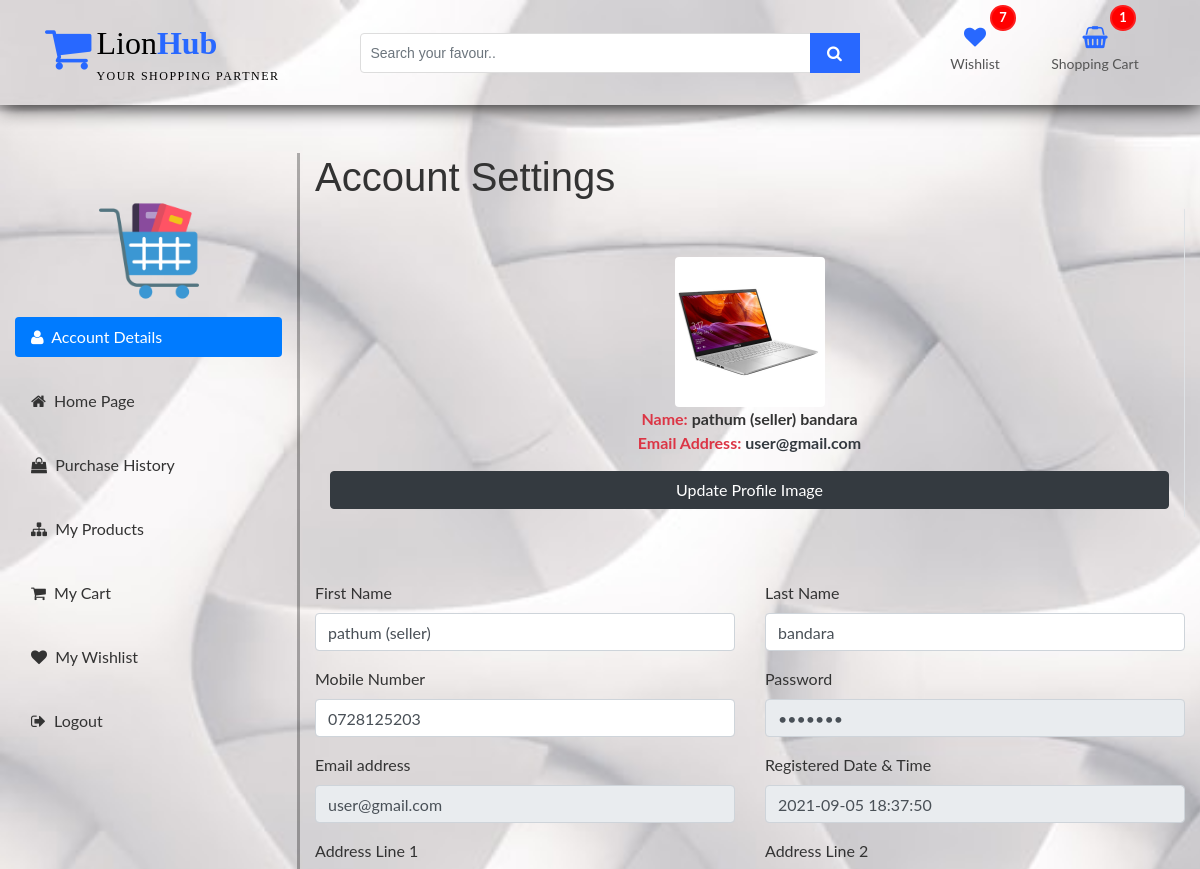
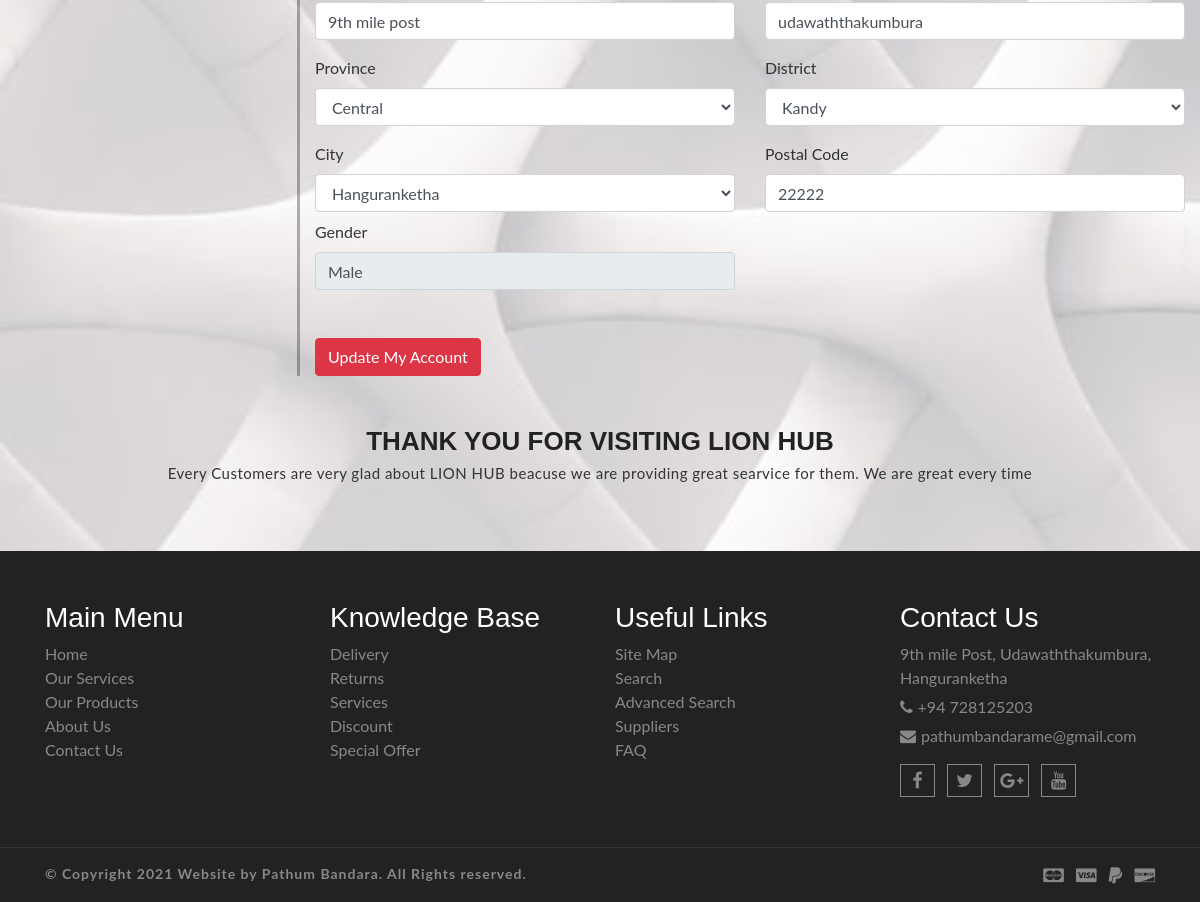
The page /account.php (signed in) on the database its author committed (2 pictures, top to bottom).
### tables this page shows
CREATE TABLE IF NOT EXISTS `profile_img` (
  `code` varchar(50) NOT NULL DEFAULT 'AUTO_INCREMENT',
  `user_email` varchar(50) NOT NULL,
  PRIMARY KEY (`code`),
  KEY `fk_profile_img_user1_idx` (`user_email`),
  CONSTRAINT `fk_profile_img_user1` FOREIGN KEY (`user_email`) REFERENCES `user` (`email`)
);

CREATE TABLE IF NOT EXISTS `user` (
  `email` varchar(50) NOT NULL,
  `fname` varchar(45) DEFAULT NULL,
  `lname` varchar(45) DEFAULT NULL,
  `password` varchar(20) DEFAULT NULL,
  `mobile` varchar(10) DEFAULT NULL,
  `register_date` datetime DEFAULT NULL,
  `verification_code` varchar(20) DEFAULT NULL,
  `gender_id` int NOT NULL,
  `status_id` int DEFAULT NULL,
  PRIMARY KEY (`email`),
  KEY `fk_user_gender_idx` (`gender_id`),
  KEY `FK_user_status` (`status_id`) USING BTREE,
  CONSTRAINT `fk_user_gender` FOREIGN KEY (`gender_id`) REFERENCES `gender` (`id`),
  CONSTRAINT `FK_user_status` FOREIGN KEY (`status_id`) REFERENCES `status` (`id`)
);

CREATE TABLE IF NOT EXISTS `user_has_address` (
  `id` int NOT NULL AUTO_INCREMENT,
  `user_email` varchar(50) NOT NULL,
  `line1` text,
  `line2` text,
  `location_id` int NOT NULL,
  PRIMARY KEY (`id`),
  KEY `fk_user_has_address_user1_idx` (`user_email`),
  KEY `fk_user_has_address_location1_idx` (`location_id`),
  CONSTRAINT `fk_user_has_address_location1` FOREIGN KEY (`location_id`) REFERENCES `location` (`id`),
  CONSTRAINT `fk_user_has_address_user1` FOREIGN KEY (`user_email`) REFERENCES `user` (`email`)
);

CREATE TABLE IF NOT EXISTS `location` (
  `id` int NOT NULL AUTO_INCREMENT,
  `province_id` int NOT NULL,
  `district_id` int NOT NULL,
  `city_id` int NOT NULL,
  PRIMARY KEY (`id`),
  KEY `fk_location_province1_idx` (`province_id`),
  KEY `fk_location_district1_idx` (`district_id`),
  KEY `fk_location_city1_idx` (`city_id`),
  CONSTRAINT `fk_location_city1` FOREIGN KEY (`city_id`) REFERENCES `city` (`id`),
  CONSTRAINT `fk_location_district1` FOREIGN KEY (`district_id`) REFERENCES `district` (`id`),
  CONSTRAINT `fk_location_province1` FOREIGN KEY (`province_id`) REFERENCES `province` (`id`)
);

CREATE TABLE IF NOT EXISTS `province` (
  `id` int NOT NULL AUTO_INCREMENT,
  `name` varchar(45) DEFAULT NULL,
  PRIMARY KEY (`id`)
);

CREATE TABLE IF NOT EXISTS `district` (
  `id` int NOT NULL AUTO_INCREMENT,
  `name` varchar(45) DEFAULT NULL,
  PRIMARY KEY (`id`)
);

CREATE TABLE IF NOT EXISTS `city` (
  `id` int NOT NULL AUTO_INCREMENT,
  `name` varchar(45) DEFAULT NULL,
  `postal_code` varchar(25) DEFAULT NULL,
  PRIMARY KEY (`id`)
);

CREATE TABLE IF NOT EXISTS `gender` (
  `id` int NOT NULL,
  `name` varchar(10) DEFAULT NULL,
  PRIMARY KEY (`id`)
);

### connection.php (called while the page is built, shortened)
<?php
class Database{
    public static $connection;
    public static function setUpConnection(){
        if(!isset(Database::$connection)){
            Database::$connection = new mysqli("localhost","root","Pathum@2001","lionhub_db","3306");
        }
    }
    public static function search($q){
        $resultset = Database::$connection->query($q);
        return $resultset;
    }
}
?>

### account.php (the view, shortened to what this page needs)
<?php
require "connection.php";
if (isset($_SESSION["u"])) {
?>
    <!DOCTYPE html>
    <html lang="en">
    <head>
        <link id="switcher" href="css/theme-color/lite-blue-theme.css" rel="stylesheet">
        <link href="css/font-awesome.css" rel="stylesheet">
        <link href="https://stackpath.bootstrapcdn.com/bootstrap/4.4.1/css/bootstrap.min.css" rel="stylesheet">
        <link href="css/font-awesome.css" rel="stylesheet">
        <link href="lib/slick/slick.css" rel="stylesheet">
        <link href="lib/slick/slick-theme.css" rel="stylesheet">
        <link href="css/style.css" rel="stylesheet">
        <link id="switcher" href="css/theme-color/lite-blue-theme.css" rel="stylesheet">
        <link rel="stylesheet" href="other/snackbar.min.css">
        <link href="css/style.css" rel="stylesheet">
    </head>
    <body style="background-image: url('resources/profilebackground.jpg'); background-repeat: no-repeat; background-size: cover;">
        <?php
        require "header2.php";
        ?>
        <div class="my-account ">
            <div class="container-fluid">
                <div class="row">
                    <div style="border-right-style: solid; border-color: rgb(0, 0, 0, 0.3) ;" class="col-md-3 mt-5">
                        <img style="width: 100px; height: auto; margin-left: auto; margin-right: auto; display: block;" class="mb-3 mt-5" src="other/icon.png" />
                        <div class="nav flex-column nav-pills" role="tablist" aria-orientation="vertical">
                            <a class="nav-link active" id="account-nav" data-toggle="pill" href="#account-tab" role="tab"><i class="fa fa-user"></i>&nbsp;&nbsp;Account Details</a><br />
                            <a href="index.php" class="nav-link" id="orders-nav"><i class="fa fa-home"></i>&nbsp;&nbsp;Home Page</a><br />
                            <a href="purchasehistory.php" class="nav-link" id="orders-nav"><i class="fa fa-shopping-bag"></i>&nbsp;&nbsp;Purchase History</a><br />
                            <?php
                            $user1 = $_SESSION["u"];
                            $status_r = Database::search("SELECT * FROM `user` WHERE `status_id` = '3' AND `email` = '" . $user1["email"] . "' ");
                            $sr = $status_r->num_rows;
                            if ($sr == 1) {
                            ?>
                                <a href="sellerProductView.php" class="nav-link" id="orders-nav"><i class="fa fa-sitemap"></i>&nbsp;&nbsp;My Products</a><br />
                            <?php
                            } else {
                            }
                            ?>
                            <a href="cart.php" class="nav-link" id="orders-nav"><i class="fa fa-shopping-cart"></i>&nbsp;&nbsp;My Cart</a><br />
                            <a href="wishlist.php" class="nav-link" id="orders-nav"><i class="fa fa-heart"></i>&nbsp;&nbsp;My Wishlist</a><br />
                            <a href="#" onclick="signOut();" class="nav-link"><i class="fa fa-sign-out"></i>&nbsp;&nbsp;Logout</a><br />
                        </div>
                    </div>
                    <div class="col-md-9">
                        <div class="tab-content">
                            <div class="tab-pane fade show active" id="account-tab" role="tabpanel" aria-labelledby="account-nav">
                                <h1 class="mt-5">Account Settings</h1>
                                <div class="col-md-12 border-right">
                                    <div class="d-flex flex-column text-center mb-5">
                                        <?php
                                        $profileimg = Database::search("SELECT * FROM `profile_img` WHERE `user_email`='" . $_SESSION["u"]["email"] . "'");
                                        $pn = $profileimg->num_rows;
                                        if ($pn == 1) {
                                            $p = $profileimg->fetch_assoc();
                                        ?>
                                            <img style="margin-left: auto; margin-right: auto; display: block;" id="proImgPrev" class="rounded mt-5" width="150px" src="<?php echo $p["code"] ?>" />
                                        <?php
                                        } else {
                                        ?>
                                            <img style="margin-left: auto; margin-right: auto; display: block;" id="proImgPrev" class="rounded mt-5" width="150px" src="resources/feedback_user.jpg" />
                                        <?php
                                        }
                                        ?>
                                        <?php
                                        $user_details1 = Database::search("SELECT * FROM `user` WHERE `email`='" . $_SESSION["u"]["email"] . "'");
                                        $user_fetch = $user_details1->fetch_assoc();
                                        ?>
                                        <span class="font-weight-bold"><span class="text-danger">Name: </span> <?php echo $user_fetch["fname"] . " " . $user_fetch["lname"] ?></span>
                                        <span class="text-dark font-weight-bold"><span class="text-danger ">Email Address: </span><?php echo $_SESSION["u"]["email"] ?></span>
                                        <label for="profileimg" class="btn btn-dark mt-3" onclick="profileImgUpdate();">Update Profile Image</label>
                                    </div>
                                </div>
                                <div class="row">
                                    <div class="col-md-6 mt-3">
                                        <label>First Name</label>
                                        <input value="<?php echo $user_fetch["fname"] ?>" id="fname" class="form-control" type="text" placeholder="Enter your First Name">
                                    </div>
                                    <div class="col-md-6 mt-3">
                                        <label>Last Name</label>
                                        <input value="<?php echo $user_fetch["lname"] ?>" id="lname" class="form-control" type="text" placeholder="Enter your Last Name">
                                    </div>
                                    <div class="col-md-6 mt-3">
                                        <label>Mobile Number</label>
                                        <input value="<?php echo $user_fetch["mobile"] ?>" id="mobile" class="form-control" type="text" placeholder="Enter your Mobile">
                                    </div>
                                    <div class="col-md-6 mt-3">
                                        <label>Password</label>
                                        <input value="<?php echo $_SESSION["u"]["password"] ?>" disabled class="form-control" type="password" placeholder="Enter your password">
                                    </div>
                                    <div class="col-md-6 mt-3">
                                        <label>Email address</label>
                                        <input value="<?php echo $_SESSION["u"]["email"] ?>" id="email" disabled class="form-control" type="email" placeholder="Enter your Email">
                                    </div>
                                    <div class="col-md-6 mt-3">
                                        <label>Registered Date & Time</label>
                                        <input value="<?php echo $_SESSION["u"]["register_date"] ?>" disabled class="form-control" type="email">
                                    </div>
                                    <?php
                                    $usermail = $_SESSION["u"]["email"];
                                    $saddress = Database::search("SELECT * FROM `user_has_address` WHERE `user_email`='" . $usermail . "'");
                                    $n = $saddress->num_rows;
                                    if ($n == 1) {
                                        $d = $saddress->fetch_assoc();
                                    ?>
                                        <div class="col-md-6 mt-3">
                                            <label>Address Line 1</label>
                                            <input value="<?php echo $d["line1"] ?>" id="line1" class="form-control" type="text" placeholder="Enter Address line 1">
                                        </div>
                                        <div class="col-md-6 mt-3">
                                            <label>Address Line 2</label>
                                            <input value="<?php echo $d["line2"] ?>" id="line2" class="form-control" type="text" placeholder="Enter Address line 2">
                                        </div>
                                        <?php
                                        $locationid = $d["location_id"];
                                        $rs1 = Database::search("SELECT `location`.`id`, `province_id` , `district_id`, `city_id`,
                                            city.id AS `cid`, city.name AS `c_name`,
                                            city.postal_code,
                                            district.id AS `did`, district.name AS `d_name`,
                                            province.id AS `pid`, province.name AS `p_name`
                                            FROM `location` JOIN `city` ON city.id=location.city_id
                                            JOIN `district` ON district.id=location.district_id
                                            JOIN `province` ON province.id=location.province_id WHERE `location`.id='" . $locationid . "';");
                                        $d1 = $rs1->fetch_assoc();
                                        ?>
                                        <div class="col-md-6 mt-3">
                                            <label>Province</label>
                                            <select id="provinceid" class="form-control">
                                                <option value="<?php echo $d1["pid"] ?>"><?php echo $d1["p_name"] ?></option>
                                            </select>
                                        </div>
                                        <div class="col-md-6 mt-3">
                                            <label>District</label>
                                            <select id="districtid" class="form-control">
                                                <option value="<?php echo $d1["did"] ?>"><?php echo $d1["d_name"] ?></option>
                                            </select>
                                        </div>
                                        <div class="col-md-6 mt-3">
                                            <label class="form-label">City</label>
                                            <select id="cityid" class="form-control">
                                                <option value="<?php echo $d1["cid"] ?>"><?php echo $d1["c_name"] ?></option>
                                            </select>
                                        </div>
                                        <div class="col-md-6 mt-3">
                                            <label class="form-label">Postal Code</label>
                                            <input id="postalcodeid" type="text" class="form-control" placeholder="Enter your Postal Code" value="<?php echo $d1["postal_code"] ?>" />
                                        </div>
                                        <div class="col-md-6 mt-2">
                                            <label class="form-label">Gender</label>
                                            <?php
                                            $ugenderid = $_SESSION["u"]["gender_id"];
                                            $ugender = Database::search("SELECT * FROM `gender` WHERE `id`='" . $ugenderid . "'");
                                            $g = $ugender->fetch_assoc();
                                            ?>
                                            <input type="text" class="form-control" placeholder="Gender" readonly value="<?php echo $g["name"] ?>" />
                                        </div>
                                    <?php
                                    }
                                    ?>
                                    <div class="col-md-12 mt-5">
                                        <button onclick="updateProfile();" style="margin-left: auto; margin-right: auto;" class="btn btn-danger ">Update My Account</button>
                                    </div>
                                </div>
                            </div>
                        </div>
                    </div>
                </div>
            </div>
        </div>
        <?php
        require "other/thankyou.php";
        ?>
        <?php
        require "footer.php";
        ?>
    </body>
    </html>
<?php
} else {
?>
    <script>
        window.location = "signinSignUp.php";
    </script>
<?php
}
?>

### rows shown on the page
profile_img: code (picture)
user: fname "pathum (seller)", lname "bandara", mobile "0728125203"
user_has_address: line1 "9th mile post", line2 "udawaththakumbura"
location: province.name "Central", district.name "Kandy", city.name "Hanguranketha", city.postal_code "22222"
gender: name "Male"

### other values the page prints
$cn "1"
$wishn "7"
$_SESSION["u"]["email"] "user@gmail.com"
